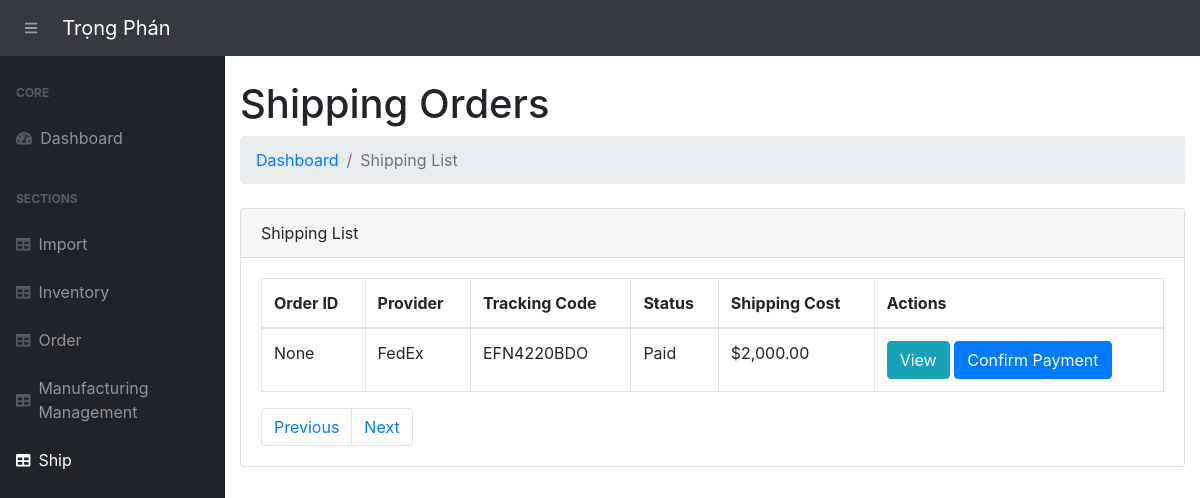
The app's page /shipping-list/, older data.
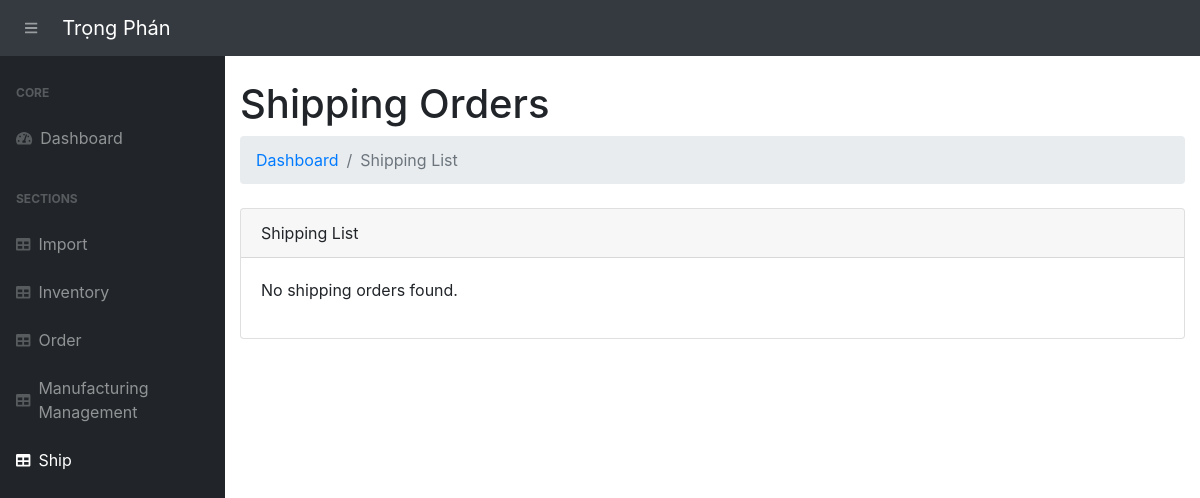
The same page, newer data.
### app.py (models this page shows, shortened)
class Shipping(db.Model):
    __tablename__ = 'shipping'
    shipping_id = db.Column(db.Integer, primary_key=True)
    order_id = db.Column(db.Integer, db.ForeignKey('orders.order_id'))
    tracking_code = db.Column(db.String(255), unique=True)
    provider = db.Column(db.String(255), nullable=False)
    shipping_cost = db.Column(db.Numeric(10, 2), nullable=False)
    shipping_status = db.Column(db.String(50), default='Pending')  # Status: Pending, Shipped, Delivered
    shipment_time = db.Column(db.DateTime, default=vietnam_now)
    order = db.relationship('Order', backref='shipping_details')

### app.py (the view)
@app.route('/shipping-list/', methods=["GET"])
def shipping_list():
    page = request.args.get('page', 1, type=int)
    shippings = Shipping.query.paginate(page=page, per_page=10)
    return render_template('shipping-list.html', shippings=shippings)

### app.py (called while the page is built)
@app.template_filter('format_price')
def format_price(value):
    return "${:,.2f}".format(value)

### templates/shipping-list.html (shortened to what this page needs)
{% extends 'base.html' %}
{% block content %}
<main>
    <div class="container-fluid">
        <h1 class="mt-4">Shipping Orders</h1>
        <ol class="breadcrumb mb-4">
            <li class="breadcrumb-item"><a href="/">Dashboard</a></li>
            <li class="breadcrumb-item active">Shipping List</li>
        </ol>
        <div class="card mb-4">
            <div class="card-header">Shipping List</div>
            <div class="card-body">
                <div class="table-responsive">
                    {% if shippings.items %}
                        <table class="table table-bordered" id="dataTable" width="100%" cellspacing="0">
                            <thead>
                                <tr>
                                    <th>Order ID</th>
                                    <th>Provider</th>
                                    <th>Tracking Code</th>
                                    <th>Status</th>
                                    <th>Shipping Cost</th>
                                    <th>Actions</th>
                                </tr>
                            </thead>
                            <tbody>
                                {% for shipping in shippings.items %}
                                    <tr>
                                        <td>{{ shipping.order_id }}</td>
                                        <td>{{ shipping.provider }}</td>
                                        <td>{{ shipping.tracking_code }}</td>
                                        <td>{{ shipping.shipping_status }}</td>
                                        <td>{{ shipping.shipping_cost | format_price }}</td>
                                        <td>
                                            <a href="{{ url_for('view_shipping', shipping_id=shipping.shipping_id) }}" class="btn btn-info">View</a>
                                            <a href="{{ url_for('confirm_shipping_payment', shipping_id=shipping.shipping_id) }}" class="btn btn-primary">Confirm Payment</a>
                                        </td>
                                    </tr>
                                {% endfor %}
                            </tbody>
                        </table>
                        <div class="pagination">
                            <span class="page-item">
                                <a href="{{ url_for('shipping_list', page=shippings.prev_num) }}" class="page-link">Previous</a>
                            </span>
                            <span class="page-item">
                                <a href="{{ url_for('shipping_list', page=shippings.next_num) }}" class="page-link">Next</a>
                            </span>
                        </div>
                    {% else %}
                        <p>No shipping orders found.</p>
                    {% endif %}
                </div>
            </div>
        </div>
    </div>
</main>
{% endblock %}

Row changes from the older to the newer data that the page shows:
removed Shipping: order_id "None", provider "FedEx", tracking_code "EFN4220BDO", shipping_status "Paid", shipping_cost "$2,000.00"
Text that changed along with them:
text no longer shown: "Order ID Provider Tracking Code Status Shipping Cost Actions Previous Next"
text now shown: "No shipping orders found."
